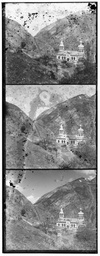
#> input picture images/00056v.jpg, 100 x 256 px, shrunk from 398 x 1024 before the run, found by its file name; its folder holds only this picture in this run
$ python script.py   (older library calls are emulated)
#> lines starting #> are read from the running program, lines starting #| are printed output that depends on the picture
### code_and_report/codes/colorize.py
import cv2
import numpy as np


def score(img1, img2):
    '''
    returns the matching score of images with NCC method
    '''
    img1 = np.ndarray.flatten(img1)
    img2 = np.ndarray.flatten(img2)
    return np.dot(img1 / np.linalg.norm(img1), img2 / np.linalg.norm(img2))


def align(img1, img2, off_x=(-40, 40), off_y=(-40, 40)):
    '''
    An exhaustive search over a window of possible displacements (e.g. [-15,15] pixels),
    and take the displacement that gives the best matching score.
    '''
    best_score = -float('inf')
    best_shift = [0, 0]

    # loop over all the different displacement permutations
    for i in range(off_x[0], off_x[1] + 1):
        for j in range(off_y[0], off_y[1] + 1):
            temp_score = score(np.roll(img1, (i, j), (0, 1)), img2)
            if temp_score > best_score:
                best_score = temp_score
                best_shift = [i, j]

    # return the best displaced image along with the displacement vector
    return np.roll(img1, best_shift, (0, 1)), best_shift


def split_image_by_height(img):
    '''
    divides the image into 3 equal part according to its height
    '''
    height = img.shape[0] // 3

    b = img[:height]
    g = img[height:height * 2]
    r = img[height * 2:height * 3]
    return b, g, r


def crop_image(img):
    '''
    cropping image %2.5 all sides because of the borders
    '''
    margin = 0.025
    height = img.shape[0]
    width = img.shape[1]
    border_h = int(np.floor(height * margin))
    border_w = int(np.floor(width * margin))

    return img[border_h : height - border_h, border_w : width - border_w]


def adjust_gamma(img, gamma=1.0):
	# build a lookup table mapping the pixel values [0, 255] to
	# their adjusted gamma values
	invGamma = 1.0 / gamma
	table = np.array([((i / 255.0) ** invGamma) * 255
		for i in np.arange(0, 256)]).astype("uint8")
	# apply gamma correction using the lookup table
	return cv2.LUT(img, table)


def merge_channels(r, g, b):
    return np.dstack((r,g,b))

def histogram_equalisation(img):
    return cv2.equalizeHist(img)

# [4 lines left out: function do_laplacian, not called in this run]

### code_and_report/codes/script.py
from colorize import *
import os
import json


def image_show_df(img):
    '''
    returns five different images (all is merged channels)
    1 -> not aligned image
    2 -> gaussian blurred image
    3 -> blurred and aligned image
    4 -> plus laplacian filtered image
    5 -> plus gamma adjusted image
    '''
#> called with img = 'images/00056v.jpg'
    img = cv2.imread(img)
#> img is the input picture: shape (256, 100, 3); min 0, max 255, mean 138
    img = crop_image(img)

    b, g, r = split_image_by_height(img)
    b = b[:,:,0]
#> b: shape (81, 96)
    g = g[:,:,0]
#> g: shape (81, 96)
    r = r[:,:,0]
#> r: shape (81, 96)
    not_aligned_img = merge_channels(b, g, r)

    b = cv2.GaussianBlur(b, (3, 3), 0)
    g = cv2.GaussianBlur(g, (3, 3), 0)
    r = cv2.GaussianBlur(r, (3, 3), 0)
    gaussian_blurred_img = merge_channels(b, g, r)
#> in merge_channels (call 2), `return np.dstack((r,g,b))`:
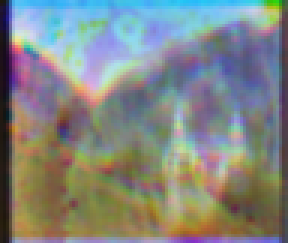
#> returned value: shape (81, 96, 3) (shown 3 times larger); mean of channels 0, 1, 2 131.3, 134.2, 129.5; drawn as B, G, R

    ag, green_shift = align(g, b)
#> after the loop in align, `for i in range(off_x[0], off_x[1] + 1):`: best_score = 0.962; best_shift = [-2, 0]
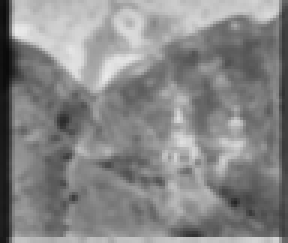
#> ag: shape (81, 96) (shown 3 times larger); min 10, max 234, mean 134.2
#> green_shift = [-2, 0]
    ar, red_shift = align(r, b)
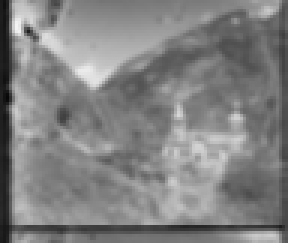
#> ar: shape (81, 96) (shown 3 times larger); min 8, max 244, mean 129.5
#> red_shift = [-6, 0]
    aligned_img = merge_channels(b, ag, ar)

    aligned_and_laplacian_img = do_laplacian(img)
    gamma_adjusted = adjust_gamma(aligned_and_laplacian_img, 0.8)

    shifts = {'green_shift': green_shift, 'red_shift': red_shift}

    return not_aligned_img, gaussian_blurred_img, aligned_img, aligned_and_laplacian_img, gamma_adjusted, shifts


def do_laplacian(img):
    '''
    laplacian filter is applied to cropped and blurred image.
    Then splitted image merged
    '''
    img = crop_image(img)
    img = cv2.GaussianBlur(img, (3, 3), 0)
#> img: shape (232, 92, 3)
    ddepth = cv2.CV_8U
    laplacianed_img = cv2.Laplacian(img, ddepth, ksize=1)
    abs_dst = cv2.convertScaleAbs(laplacianed_img)
    img = cv2.subtract(img, abs_dst)
    b, g, r = split_image_by_height(img)
#> in split_image_by_height (call 2), `r = img[height * 2:height * 3]`:
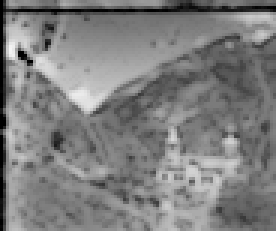
#> r: shape (77, 92, 3) (shown 3 times larger); min 0, max 244, mean 126.4

    b = b[:,:,0]
#> b: shape (77, 92)
    g = g[:,:,0]
#> g: shape (77, 92)
    r = r[:,:,0]
#> r: shape (77, 92)

    ab, green_shift = align(b, g)
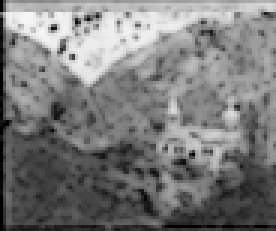
#> ab: shape (77, 92) (shown 3 times larger); min 0, max 247, mean 122.7
#> green_shift = [4, 0]
    ar, red_shift = align(r, g)
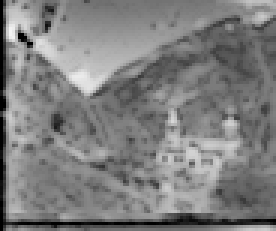
#> ar: shape (77, 92) (shown 3 times larger); min 0, max 244, mean 126.4
#> red_shift = [-6, 0]
    result = merge_channels(ab, g, ar)
    return result


'''looping image files and 5 image are created
for each image then save specific file'''
for _, dirs, files in os.walk('images'):
    for image_path in files:
        try:
            folder_path = os.getcwd() + '/results/' + str(image_path.split('.')[0])
            if not os.path.exists(folder_path):
                os.mkdir(folder_path.split('.')[0])
                c = range(6)
                x, y, z, t, q, shifts = image_show_df('images/' + image_path)
#> in adjust_gamma, `return cv2.LUT(img, table)`:
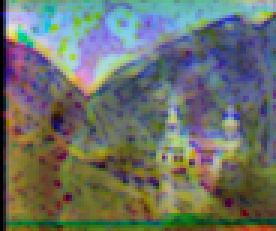
#> returned value: shape (77, 92, 3) (shown 3 times larger); mean of channels 0, 1, 2 105.1, 113.4, 107.3; drawn as B, G, R
#> in image_show_df, `shifts = {'green_shift': green_shift, 'red_shift': red_shift}`: shifts = {'green_shift': [-2, 0], 'red_shift': [-6, 0]}
#> shifts = {'green_shift': [-2, 0], 'red_shift': [-6, 0]}
                cv2.imwrite(folder_path + '/' + str(c[0]) + '.jpg', x)
                cv2.imwrite(folder_path + '/' + str(c[1]) + '.jpg', y)
                cv2.imwrite(folder_path + '/' + str(c[2]) + '.jpg', z)
                cv2.imwrite(folder_path + '/' + str(c[3]) + '.jpg', t)
                cv2.imwrite(folder_path + '/' + str(c[4]) + '.jpg', q)

                file = open(folder_path + '/shifts.json', 'w')
                json.dump(shifts, file)
            else:
                break

        except FileExistsError:
            print('File exists.')

$ run again, on images/00153v.jpg
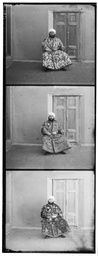
#> input picture images/00153v.jpg, 98 x 256 px, shrunk from 394 x 1024 before the run, found by its file name
#> in image_show_df, img is the input picture: shape (256, 98, 3); min 0, max 255, mean 145.1
#> after the loop in align, `for i in range(off_x[0], off_x[1] + 1):`: best_score = 0.98; best_shift = [-2, 0]
#> in image_show_df, `ar, red_shift = align(r, b)`: red_shift = [-4, 1]
#> in do_laplacian, `ab, green_shift = align(b, g)`: green_shift = [6, 0]
#> in do_laplacian, `ar, red_shift = align(r, g)`: red_shift = [-6, 0]
#> in adjust_gamma, `return cv2.LUT(img, table)`:
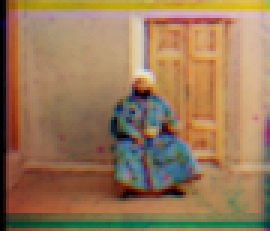
#> returned value: shape (77, 90, 3) (shown 3 times larger); mean of channels 0, 1, 2 87.9, 120.8, 152; drawn as B, G, R
#> in image_show_df, `shifts = {'green_shift': green_shift, 'red_shift': red_shift}`: shifts = {'green_shift': [-2, 0], 'red_shift': [-4, 1]}
